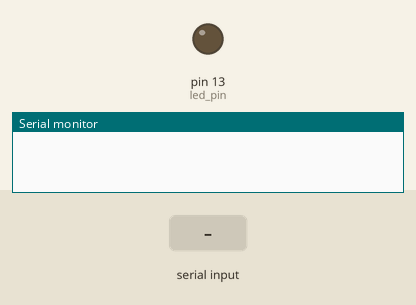
Recording of a sketch running on a simulated Arduino Uno, built with avr-gcc and run on an emulated ATmega328P. Parts: output pins drawn as LEDs (lit = HIGH), the last lines printed to the serial monitor. Inputs (shaded band) come from the test bench.

Above: at 1.2 s.
1.3 s: "1" received over the second serial link
At 2.2 s:
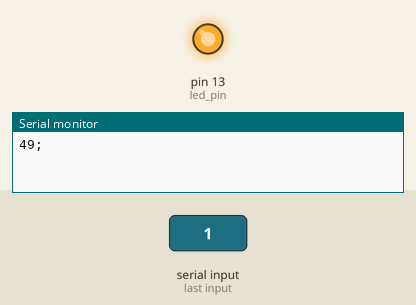
2.8 s: "0" received over the second serial link
At 3.4 s:
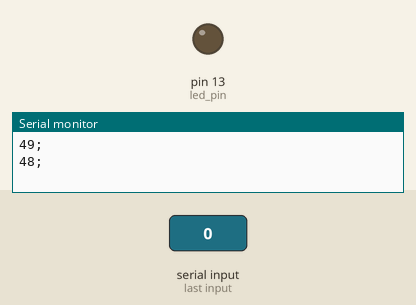
4.3 s: "2" received over the second serial link
At 5.7 s:
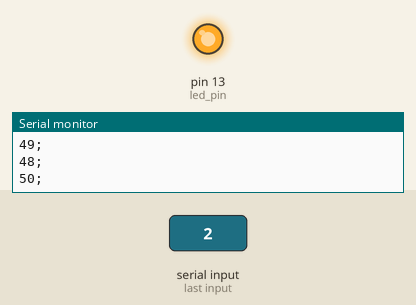
Timing chart, 0 to 7.3 s (numbered marks = the images above; inputs shaded):
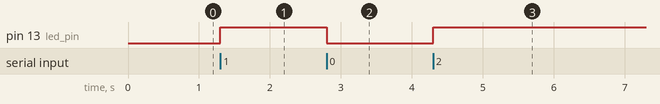

Measured:
- after the input at 1.3 s, pin 13 (led_pin): LOW → HIGH at once
- after the input at 2.8 s, pin 13 (led_pin): HIGH → LOW at once
- after the input at 4.3 s, pin 13 (led_pin): LOW → HIGH at once

The sketch:

receiver.ino
```cpp
#include <SoftwareSerial.h>

#define led_pin 13

SoftwareSerial MasterBoard(10, 11); // RX, TX

unsigned int dado_raw=0;
bool status_led=0;

void setup()
{
  Serial.begin(9600);
  MasterBoard.begin(1200);
  pinMode(led_pin, OUTPUT);
}

void loop()
{
  if(MasterBoard.available()>0)
  {
    while (MasterBoard.available()>0)
    {
    	dado_raw=MasterBoard.read();
    	Serial.print(dado_raw);
    }
    Serial.println("; ");
    status_led=!status_led;
    digitalWrite(led_pin,status_led);

   }
}
```
